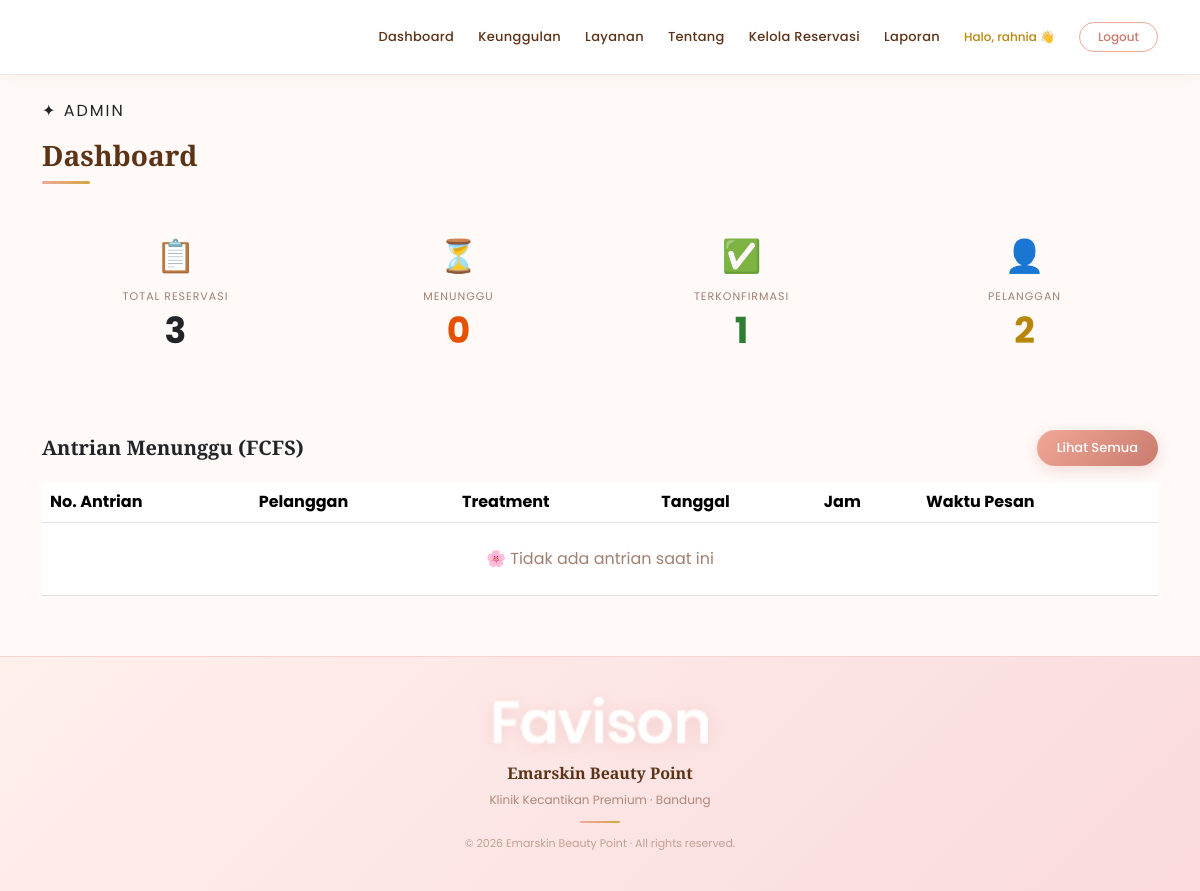
The page /admin-panel/ (signed in) on the database as committed earlier.
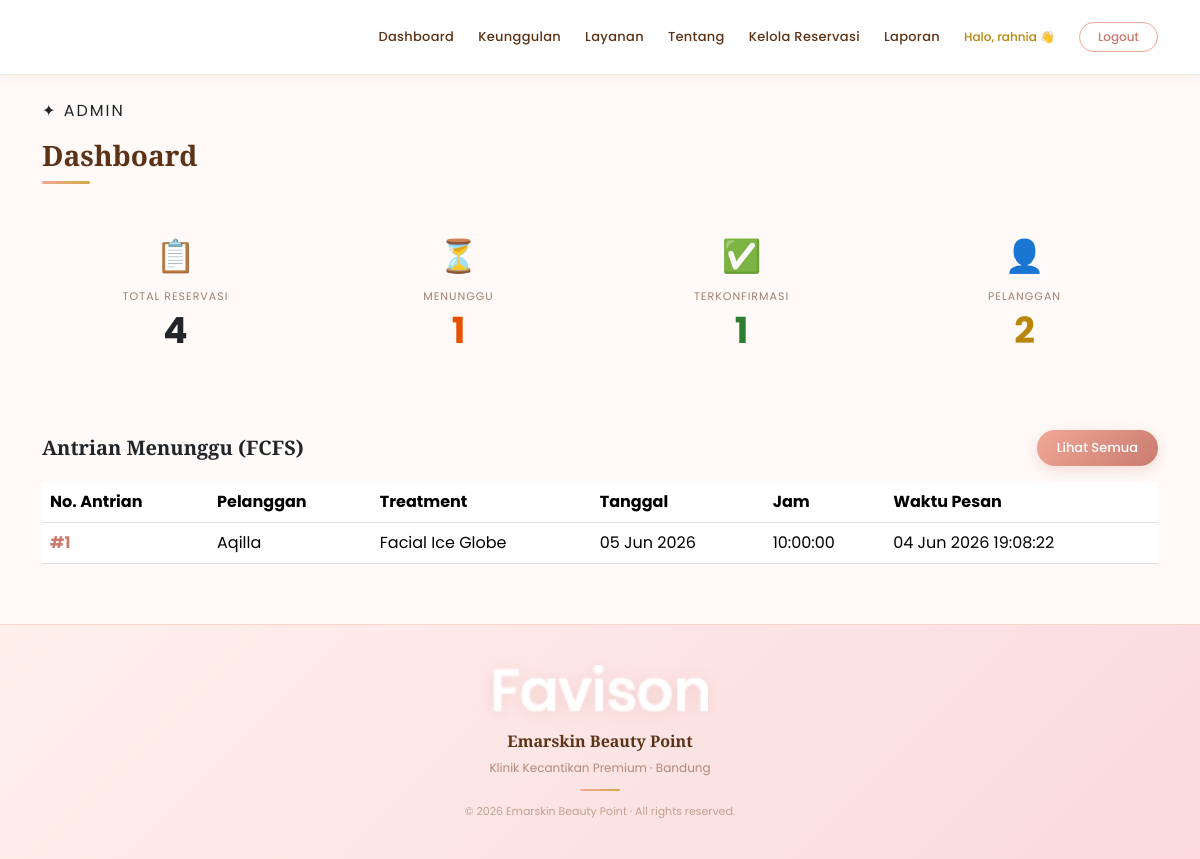
The same page on the database as committed later.
### reservasi/models.py (models this page shows, shortened)
class Reservasi(models.Model):
    STATUS_CHOICES = [
        ('menunggu', 'Menunggu'),
        ('terkonfirmasi', 'Terkonfirmasi'),
        ('selesai', 'Selesai'),
        ('dibatalkan', 'Dibatalkan'),
    ]
    pelanggan = models.ForeignKey(Pelanggan, on_delete=models.CASCADE)
    treatment = models.ForeignKey(Treatment, on_delete=models.CASCADE)
    tanggal_reservasi = models.DateField()
    jam_reservasi = models.TimeField()
    waktu_pesan = models.DateTimeField(auto_now_add=True)
    status_reservasi = models.CharField(
        max_length=20, choices=STATUS_CHOICES, default='menunggu'
    )
    nomor_antrian = models.IntegerField(null=True, blank=True)
    class Meta:
        ordering = ['waktu_pesan']

class Pelanggan(models.Model):
    user = models.OneToOneField(User, on_delete=models.CASCADE)
    nama = models.CharField(max_length=100)
    no_telepon = models.CharField(max_length=20)
    alamat = models.TextField()

class Treatment(models.Model):
    nama_treatment = models.CharField(max_length=100)
    deskripsi = models.TextField()
    durasi = models.IntegerField(help_text="Durasi dalam menit")
    harga = models.DecimalField(max_digits=10, decimal_places=0)
    gambar = models.ImageField(
        upload_to='treatments/',
        blank=True,
        null=True
    )

### reservasi/views.py (the view)
# urls.py: path('admin-panel/', views.dashboard_admin, name='dashboard_admin'),
@login_required
@user_passes_test(is_admin)
def dashboard_admin(request):
    total = Reservasi.objects.count()
    menunggu = Reservasi.objects.filter(status_reservasi='menunggu').count()
    terkonfirmasi = Reservasi.objects.filter(status_reservasi='terkonfirmasi').count()
    pelanggan_count = Pelanggan.objects.count()
    antrian = Reservasi.objects.filter(
        status_reservasi='menunggu'
    ).order_by('waktu_pesan')[:10]
    return render(request, 'reservasi/admin_panel/dashboard.html', {
        'total': total,
        'menunggu': menunggu,
        'terkonfirmasi': terkonfirmasi,
        'pelanggan_count': pelanggan_count,
        'antrian_hari_ini': antrian,
    })

### reservasi/views.py (called while the page is built)
def is_admin(user):
    return user.is_staff

### reservasi/templates/reservasi/admin_panel/dashboard.html (shortened to what this page needs)
{% extends 'reservasi/base.html' %}
{% block content %}
<div class="mb-4">
  <p class="page-subtitle text-uppercase" style="letter-spacing:2px;">✦ Admin</p>
  <h3 class="page-title">Dashboard</h3>
  <div class="divider-peach"></div>
</div>
<div class="row g-3 mb-5">
  <div class="col-md-3">
    <div class="card-emarskin p-4 text-center">
      <div style="font-size:32px; margin-bottom:8px;">📋</div>
      <div style="font-size:11px; color:#a08070; text-transform:uppercase; letter-spacing:1px;">Total Reservasi</div>
      <div class="fw-bold" style="font-size:36px; color:var(--brown-soft);">{{ total }}</div>
    </div>
  </div>
  <div class="col-md-3">
    <div class="card-emarskin p-4 text-center">
      <div style="font-size:32px; margin-bottom:8px;">⏳</div>
      <div style="font-size:11px; color:#a08070; text-transform:uppercase; letter-spacing:1px;">Menunggu</div>
      <div class="fw-bold" style="font-size:36px; color:#e65100;">{{ menunggu }}</div>
    </div>
  </div>
  <div class="col-md-3">
    <div class="card-emarskin p-4 text-center">
      <div style="font-size:32px; margin-bottom:8px;">✅</div>
      <div style="font-size:11px; color:#a08070; text-transform:uppercase; letter-spacing:1px;">Terkonfirmasi</div>
      <div class="fw-bold" style="font-size:36px; color:#2e7d32;">{{ terkonfirmasi }}</div>
    </div>
  </div>
  <div class="col-md-3">
    <div class="card-emarskin p-4 text-center">
      <div style="font-size:32px; margin-bottom:8px;">👤</div>
      <div style="font-size:11px; color:#a08070; text-transform:uppercase; letter-spacing:1px;">Pelanggan</div>
      <div class="fw-bold" style="font-size:36px; color:var(--gold);">{{ pelanggan_count }}</div>
    </div>
  </div>
</div>
<div class="d-flex justify-content-between align-items-center mb-3">
  <h5 class="fw-bold mb-0" style="color:var(--brown-soft);">Antrian Menunggu (FCFS)</h5>
  <a href="{% url 'kelola_reservasi' %}" class="btn-peach" style="text-decoration:none; font-size:13px; padding:8px 20px;">Lihat Semua</a>
</div>
<div class="card-emarskin overflow-hidden">
  <table class="table table-emarskin mb-0">
    <thead>
      <tr>
        <th>No. Antrian</th>
        <th>Pelanggan</th>
        <th>Treatment</th>
        <th>Tanggal</th>
        <th>Jam</th>
        <th>Waktu Pesan</th>
      </tr>
    </thead>
    <tbody>
      {% for r in antrian_hari_ini %}
      <tr>
        <td class="fw-bold" style="color:var(--peach-deep);">#{{ r.nomor_antrian }}</td>
        <td>{{ r.pelanggan.nama }}</td>
        <td>{{ r.treatment.nama_treatment }}</td>
        <td>{{ r.tanggal_reservasi|date:"d M Y" }}</td>
        <td>{{ r.jam_reservasi|time:"H:i:s" }}</td>
        <td>{{ r.waktu_pesan|date:"d M Y H:i:s" }}</td>
      </tr>
      {% empty %}
      <tr>
        <td colspan="6" class="text-center py-4" style="color:#a08070;">🌸 Tidak ada antrian saat ini</td>
      </tr>
      {% endfor %}
    </tbody>
  </table>
</div>
{% endblock %}

Rows that differ between the two databases and show on the page:
added Reservasi: nomor_antrian "1", pelanggan.nama "Aqilla", treatment.nama_treatment "Facial Ice Globe", tanggal_reservasi "05 Jun 2026", jam_reservasi "10:00:00", waktu_pesan "04 Jun 2026 19:08:22"
Other text that changed with them:
{{ total }}: "3" → "4"
{{ menunggu }}: "0" → "1"
text no longer shown: "🌸 Tidak ada antrian saat ini"
